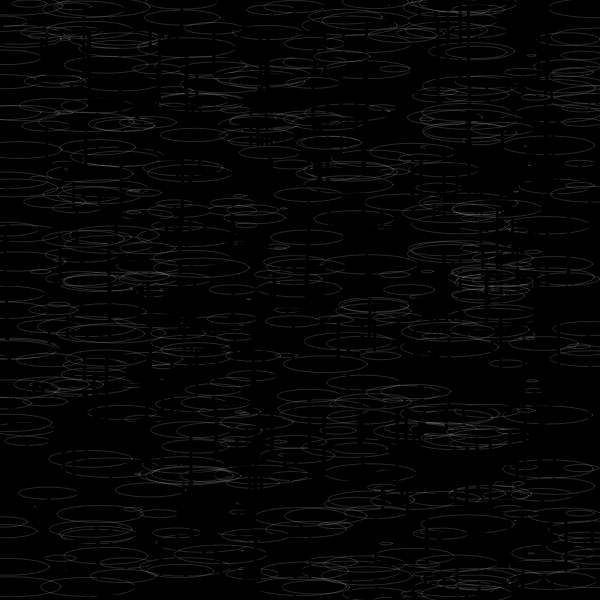
Frame 1 (no input)
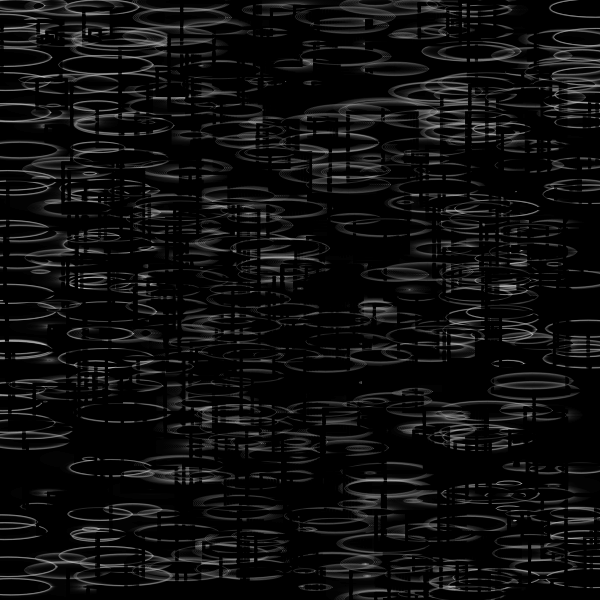
Frame 60 (no input)
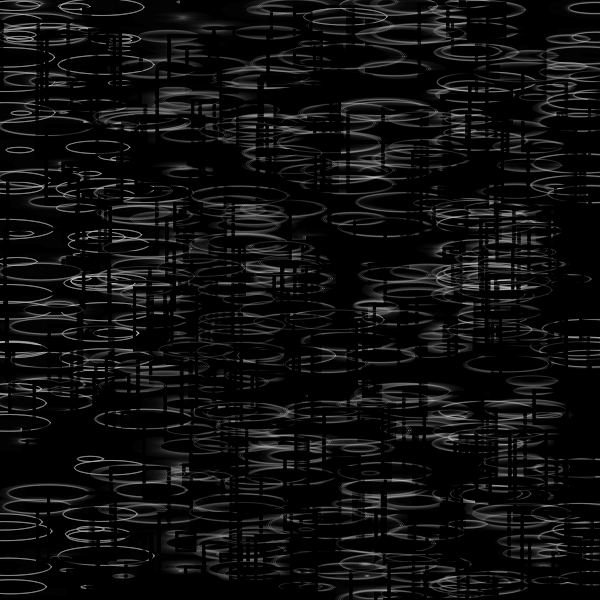
Frame 120 (the mouse pressed at the canvas centre since frame 60)

The p5.js sketch that drew these frames (run headless with seeded random() and noise() and a simulated clock; from frame 60 on, the mouse is pressed at the canvas centre):

// p5.js sketch
// ── sketch.js
//forked from  kyami 

let moverSystems = [];
let num = 10;
let cells, cols, rows;
let offset, margin;
let cellW, cellH;
let bg;
let graphics;


function setup() {
  w = 600;
  var canvas;
    if(windowWidth>=600 && windowHeight >=600){
      canvas = createCanvas(600, 600);
    }
    else{
      canvas = createCanvas(windowWidth, windowHeight - 100);
    }

  var x = (windowWidth - width) / 2;
  var y = (windowHeight - height) / 2;

  canvas.position(x, y);
  background(0);
  noStroke();
}


function draw() {
  let t = frameCount * 0.003;
  randomSeed(3);
  background(0, 40);
  for (let i=0; i < 500; i++) {
    let x = random(width); let y = random(width);
    let r = width/2 - max(abs(x-width/2),abs(y-width/2));

    for (let j=0; j < 12; j++) {
      let sx = width/2+245*tan(-j+t);
      let sy = width/2+245*cos(-j*20+t);
      let s = 50;
          r = min(r, min(abs(sy-s-y),abs(sy+s-y))-20);
    }

    
    r = min(r, abs(width/2-x));
    
    let c = color(255)
    c.setAlpha(8*exp(-r));
    stroke(244, 40)
    noFill();
    strokeWeight(1)
    ellipse(y,x,r*5, r);

    stroke(0)
    strokeWeight(3)
    if(i%2 == 0){
    rect(y,x,r*4, r*4);
  }
  }
}
